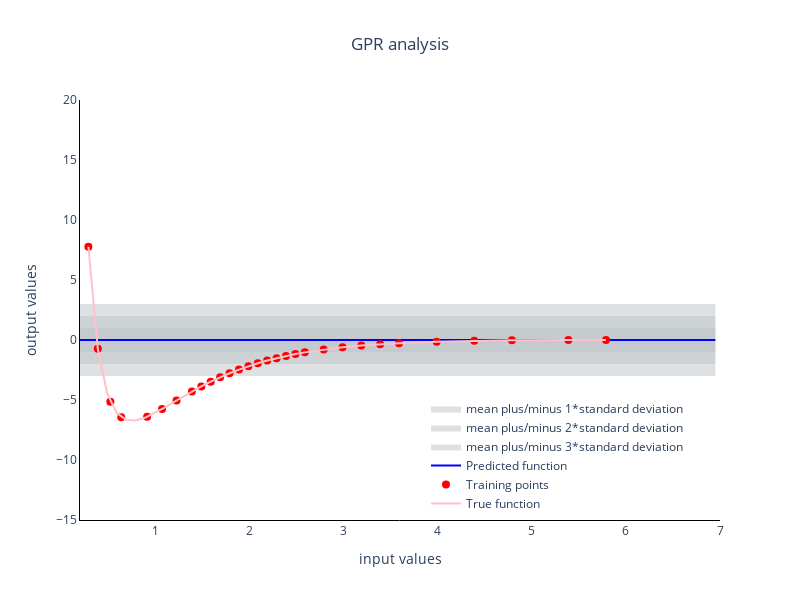

Here is the notebook cell this chart was saved with:
### Markdown cell above
Now, we can visualize our first GPR. 

**Exercise**: Please comment and uncomment the lines below as suggested in order to see how the GPR evolves as you give more data to it

### Code cell
# First I just load a smaller dataset to make the plotting lighter
curvedata = np.loadtxt('dists-energies/datasmall.dat')
curvex = curvedata.T[0]
curvey = curvedata.T[1]
curvey = curvey - zero

# Then, I define a suitable range for the x-axis
x = np.arange(0.1,7,0.05)

# Finally I put the GPR on the plot
# Below, you should uncomment each line and plot to see the effect of adding one point at a time
model = GPR([-10], [10]) # With this line, you effectively have the GPR before it sees any data
# model = GPR(x_values[:1], y_values[:1]) # With this line, you give only one training point
# model = GPR(x_values[:3], y_values[:3]) # With this line, you give only three training point
# model = GPR(x_values[:5], y_values[:5]) # With this line, you give only five training point
# model = GPR(x_values[:], y_values[:]) # With this line, you give all training points

data = plot_GPR(data_x=x_values, data_y=y_values, x=x, model=model)
fig4 = go.Figure(data=data)
fig4 = update_layout_of_graph(fig=fig4,
                              title='GPR analysis')
fig4.update_xaxes(
    range=(0.2, 7.0))
fig4.update_yaxes(
    range=(-15, 20.0))
fig4.show()

### Figure 1 — Plotly figure (JSON) as saved in the notebook; plotly's stock layout.template omitted (floating-point values rounded to 4 significant figures; data arrays with more than 128 entries replaced by an {"elided": "..."} marker saying what was removed)
{"data": [{"fill": "toself", "fillcolor": "rgba(189,195,199,0.5)", "hoverinfo": "skip", "line": {"color": "rgba(200,200,200,0)"}, "name": "mean plus/minus 1*standard deviation", "showlegend": true, "type": "scatter", "visible": true, "x": {"elided": "276 float values"}, "y": {"elided": "276 float values"}}, {"fill": "toself", "fillcolor": "rgba(189,195,199,0.5)", "hoverinfo": "skip", "line": {"color": "rgba(200,200,200,0)"}, "name": "mean plus/minus 2*standard deviation", "showlegend": true, "type": "scatter", "visible": true, "x": {"elided": "276 float values"}, "y": {"elided": "276 float values"}}, {"fill": "toself", "fillcolor": "rgba(189,195,199,0.5)", "hoverinfo": "skip", "line": {"color": "rgba(200,200,200,0)"}, "name": "mean plus/minus 3*standard deviation", "showlegend": true, "type": "scatter", "visible": true, "x": {"elided": "276 float values"}, "y": {"elided": "276 float values"}}, {"line": {"color": "blue", "width": 2}, "name": "Predicted function", "showlegend": true, "type": "scatter", "visible": true, "x": {"elided": "138 float values"}, "y": {"elided": "138 float values"}}, {"marker": {"color": "red", "size": 8}, "mode": "markers", "name": "Training points", "showlegend": true, "type": "scatter", "visible": true, "x": [5.789, 3.189, 4.389, 1.989, 2.589, 1.389, 0.2892, 5.389, 4.789, 3.989, 3.589, 1.072, 2.289, 1.689, 0.5225, 3.389, 2.989, 2.789, 0.913, 1.226, 0.6383, 2.489, 2.389, 2.189, 2.089, 1.889, 1.789, 1.589, 1.489, 0.3891], "y": [0, -0.4615, -0.06361, -2.187, -1.031, -4.293, 7.769, -0.003662, -0.02403, -0.1388, -0.2605, -5.751, -1.513, -3.105, -5.154, -0.3484, -0.6066, -0.7929, -6.406, -5.035, -6.448, -1.173, -1.333, -1.714, -1.938, -2.464, -2.769, -3.471, -3.868, -0.7293]}, {"line": {"color": "pink", "width": 2}, "name": "True function", "showlegend": true, "type": "scatter", "visible": true, "x": [0.2892, 0.3891, 0.4891, 0.5891, 0.6891, 0.7891, 0.8891, 0.989, 1.089, 1.189, 1.289, 1.389, 1.489, 1.589, 1.689, 1.789, 1.889, 1.989, 2.089, 2.189, 2.289, 2.389, 2.489, 2.589, 2.789, 2.989, 3.189, 3.389, 3.589, 3.989, 4.389, 4.789, 5.389, 5.789], "y": [7.769, -0.7293, -4.452, -6.069, -6.657, -6.711, -6.485, -6.114, -5.673, -5.208, -4.743, -4.293, -3.868, -3.471, -3.105, -2.769, -2.464, -2.187, -1.938, -1.714, -1.513, -1.333, -1.173, -1.031, -0.7929, -0.6066, -0.4615, -0.3484, -0.2605, -0.1388, -0.06361, -0.02403, -0.003662, 0]}], "layout": {"autosize": false, "height": 600, "legend": {"x": 0.95, "xanchor": "right", "y": 0.3, "yanchor": "top"}, "plot_bgcolor": "rgba(0,0,0,0)", "title": {"text": "GPR analysis", "x": 0.5, "xanchor": "center"}, "width": 800, "xaxis": {"linecolor": "black", "linewidth": 1, "range": [0.2, 7], "showline": true, "title": {"text": "input values"}}, "yaxis": {"linecolor": "black", "linewidth": 1, "range": [-15, 20], "showline": true, "title": {"text": "output values"}}}}
